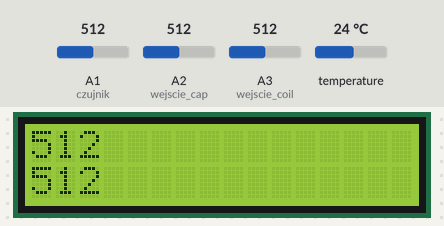
Recording of a sketch running on a simulated Arduino Uno, built with avr-gcc and run on an emulated ATmega328P. Shown: 16×2 character LCD. Inputs (shaded band) come from the test bench; at power-on: A2 (wejscie_cap) = 512, A3 (wejscie_coil) = 512, A1 (czujnik) = 512, temperature 24 °C. What the sketch prints to the serial monitor is not drawn.

Above: at 1.2 s.
1.3 s: A2 (wejscie_cap) set to 716
At 3.6 s:
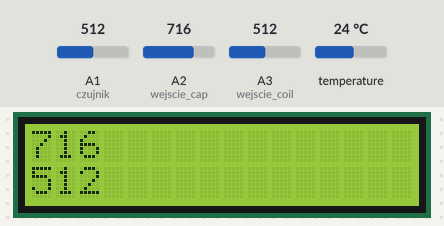
3.9 s: A3 (wejscie_coil) set to 716
At 6.1 s:
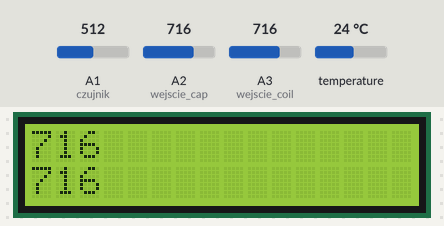
6.4 s: A2 (wejscie_cap) set to 992
At 8.5 s:
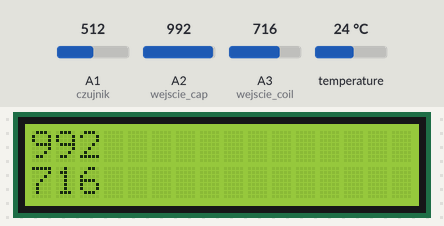
8.8 s: A3 (wejscie_coil) set to 992
At 11.0 s:
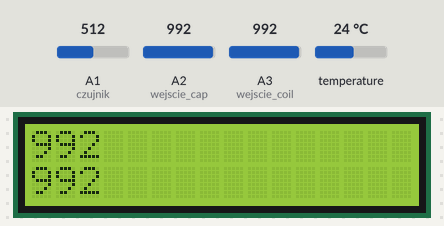
11.3 s: A2 (wejscie_cap) set to 1010
At 13.4 s:
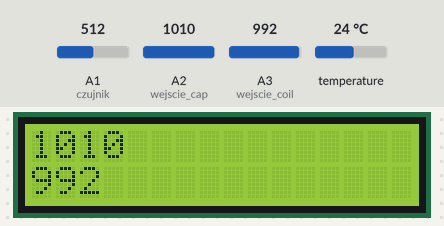
13.7 s: A3 (wejscie_coil) set to 1010
At 16.0 s:
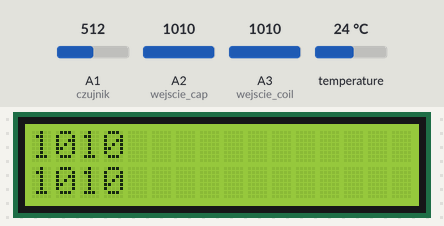
Timing chart, 0 to 17.2 s (numbered marks = the images above; inputs shaded):
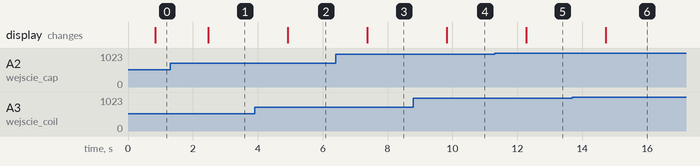

Measured:
- after the input at 1.3 s, the display: changes after 1.2 s (image 1)
- after the input at 3.9 s, the display: changes after 1.0 s (image 2)
- after the input at 6.4 s, the display: changes after 0.98 s (image 3)
- after the input at 8.8 s, the display: changes after 1.0 s (image 4)
- after the input at 11.3 s, the display: changes after 0.98 s (image 5)
- after the input at 13.7 s, the display: changes after 1.0 s (image 6)

The sketch:

main.ino
```cpp
#include <OneWire.h>
#include <DallasTemperature.h>
#include <LiquidCrystal.h>


OneWire oneWire(A5); //Podłączenie do A5
DallasTemperature sensors(&oneWire); //Przekazania informacji do biblioteki
const int rs = 12, en = 11, d4 = 5, d5 = 4, d6 = 3, d7 = 2;
LiquidCrystal lcd(rs, en, d4, d5, d6, d7);
int czujnik = A1;
int wejscie_cap = A2;
int wejscie_coil = A3;

void setup(void) {
  Serial.begin(9600);
  sensors.begin(); //Inicjalizacja czujnikow
  lcd.begin(16, 2);
}

void loop(void) {
  int war =analogRead(czujnik);
  int war_cap = analogRead(wejscie_cap);
  int war_coil = analogRead(wejscie_coil);
  Serial.print(war);
  //Serial.println();
  Serial.print(";");
  sensors.requestTemperatures(); //Pobranie temperatury czujnika
  Serial.print(sensors.getTempCByIndex(0));  //Wyswietlenie informacji
  Serial.print(";");
  Serial.println();
  lcd.setCursor(0, 0);
  lcd.print(war_cap);
  if (war_cap<1000) {
    lcd.print(' ');
  }
  lcd.setCursor(0, 1);
  lcd.print(war_coil);
  if (war_coil<1000) {
    lcd.print(' ');
  }
  //lcd.print("Temperatura:");
  //lcd.setCursor(5, 1);
  //lcd.print(sensors.getTempCByIndex(0));
  //lcd.print(" st. C");
  //lcd.print("Slonce: ");
  //if (war < 100) {
  //  lcd.print("0");
  //}
  //lcd.print(war);

  //lcd.setCursor(0, 1);
  //lcd.print("Temp: ");
  //lcd.print(sensors.getTempCByIndex(0));
  //lcd.print(" oC");
  delay(50);
}
```
